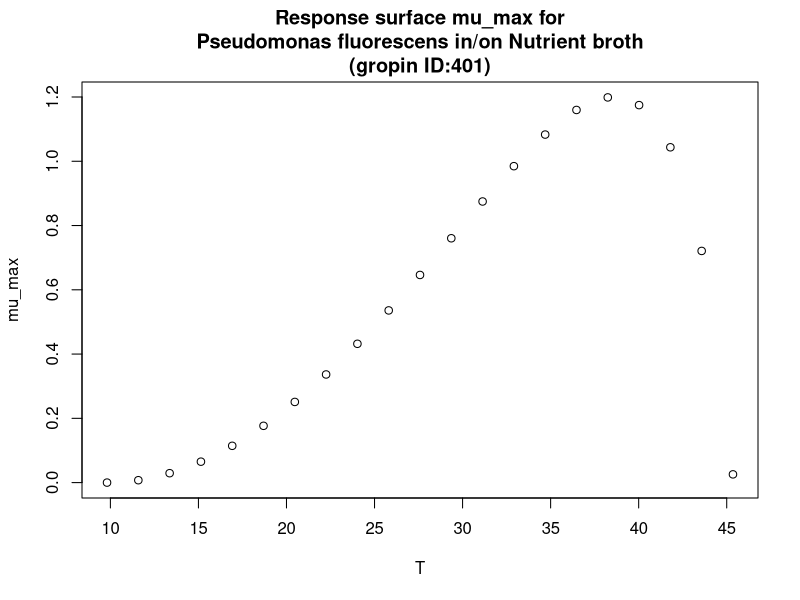

Here is the R script that generated this plot:
#############################
# start of Parameter script
#############################
T <- seq(9.8098,45.3546453546454,length.out=21)
#############################
# end of Parameter script
#############################
############################# 
# start of Model script Gropin ID 401 
#############################
 
# constant coefficients for this model
 
variables <- data.frame(T)
argumentsPar <- expand.grid(variables)
 
# heart of the model
response_surface <- function(T) {
   mumax <-(1.2*(T-45.4)*((T-9.8)^2))/((38.6-9.8)*((38.6-9.8)*(T-38.6)-(38.6-45.4)*(38.6+9.8-2*T)))

return(mumax=mumax)
} 

# output parameters
mumax <- cbind(argumentsPar,response_surface(argumentsPar['T']))
colnames(mumax) <- c(colnames(argumentsPar),'mumax')
#############################
# End of Model script
#############################
############################# 
# start of Visualisation script Gropin ID 401 
#############################
plot(T,mumax$mumax,
                          xlab='T',
                          ylab='mu_max',main='Response surface mu_max for
Pseudomonas fluorescens in/on Nutrient broth
(gropin ID:401)')
#############################
# End of Visualisation script
#############################
